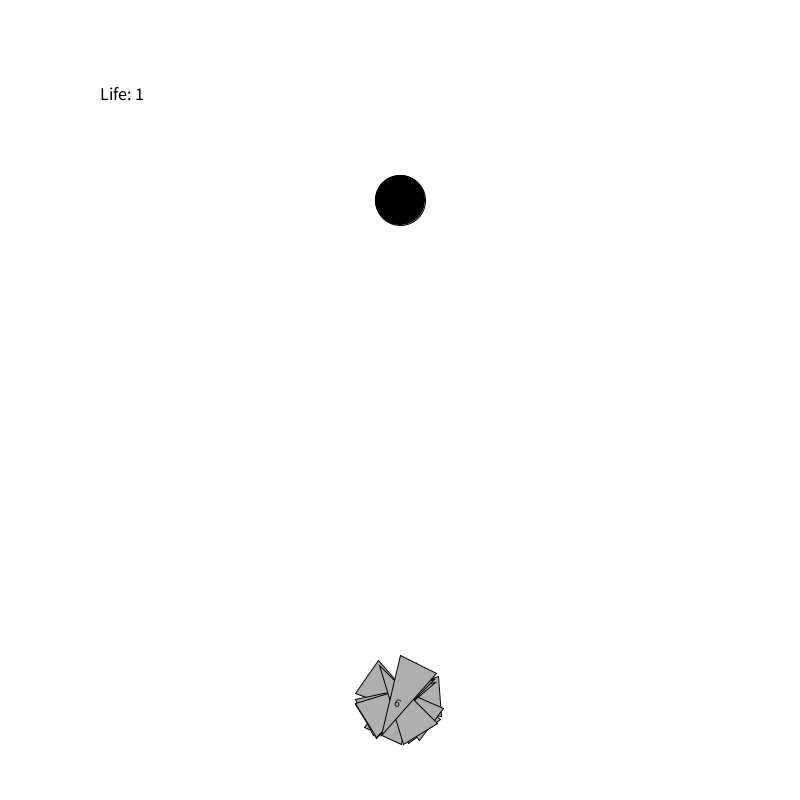
Frame 1 (no input)
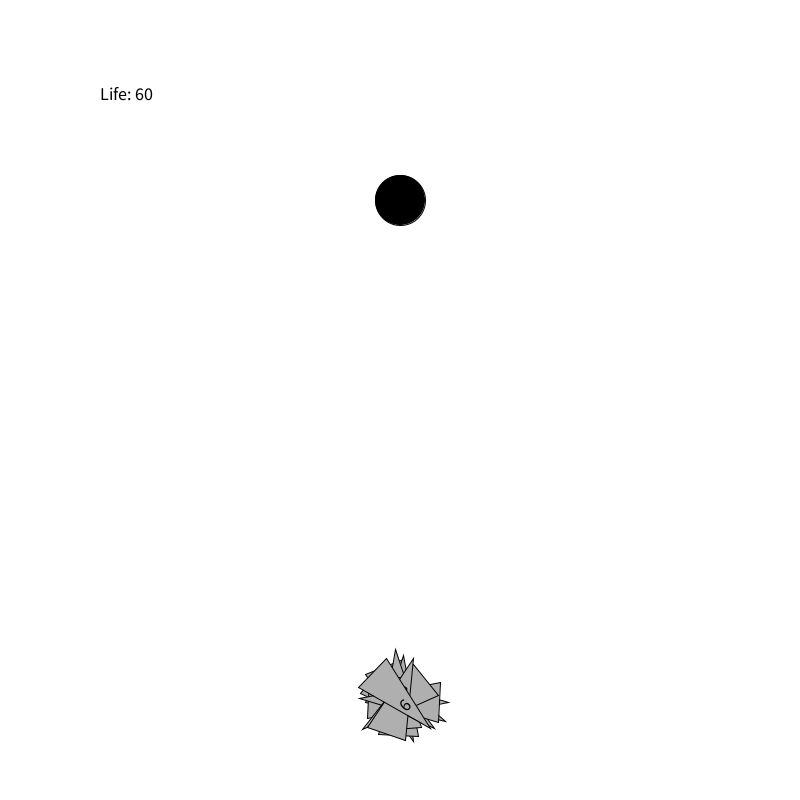
Frame 60 (the mouse pressed at the canvas centre just before this capture)
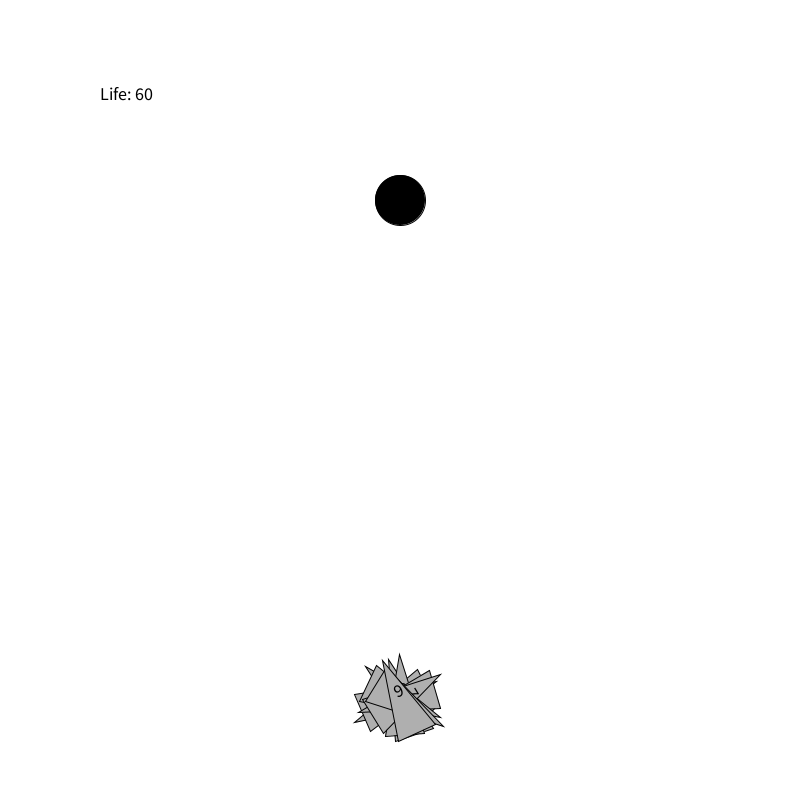
Frame 120 (the mouse held since frame 60 and released just before this capture)

The Processing sketch that drew these frames (run headless with seeded random() and noise(); from frame 60 on, the mouse is pressed at the canvas centre):

// Processing sketch: coets_03
// ── coets_03.pde
// Número d'elements
int numCoets = 10;

// Pobació de coets
Coet[] coets;

// Index del millor coet
int millorCoet;

// Temps transcorregut i de vida
int time = 0;
int lifetime = 800;

// Destí 
PVector target;
boolean hitTarget;

void setup() {
  size(800, 800);
  
  // Creació del Destí
  target = new PVector(width/2, height/4);
  
  // Inicialitza la població
  init(numCoets);
}

void draw() {
  background(255);
  
  // passa el temps
  time++;

  // Mentre no hi ha hit i hi ha vida
  if (!hitTarget && time<lifetime) {
    for (int i=0; i<coets.length; i++) {
      // Mou i visualitza el coet i-èssim
      coets[i].run(target, i);
    }
  } 
  else {
    
    // Avalua els coets
    avaluacio();
    
    fill(0); 
    textSize(18); 
    textAlign(LEFT);
    text("Millor:"+millorCoet, 100, 150);
    
    // Dibuixa el millor coet
    coets[millorCoet].display(millorCoet);
    
    // Atura el bucle
    noLoop();
  }

  fill(0); 
  textSize(18); 
  textAlign(LEFT);
  text("Life: "+ time, 100, 100);

  // Dibuixa destí
  ellipse(target.x, target.y, 50, 50);
}

// Inicialitza
void init(int num) {
  coets = new Coet[num];
  for (int i=0; i<num; i++) {
    coets[i] = new Coet(new PVector(width/2, height-100));
  }

  time = 0;
  hitTarget = false;
}

// Avalua els coets
void avaluacio() {
  for (int i = 0; i < coets.length; i++) {
    coets[i].fitness(target);
  }
  millorCoet = getMillorCoet();
}

// Coet millor (més a prop de Target)
int getMillorCoet() {
  float record = 0;
  int numCoet = -1;
  for (int i = 0; i < coets.length; i++) {
    if (coets[i].getFitness() > record) {
      record = coets[i].getFitness();
      numCoet = i;
    }
  }
  return numCoet;
}

void mousePressed() {
  // Resetea població
  init(numCoets);
  // Abilita bucle
  loop();
}

// ── Coet.pde
class Coet {

  // Vectors física
  PVector pos, vel, acc;
  float maxforce = 0.05;

  // Mida
  float r;

  // Informació Genètica
  PVector[] genes;
  int geneCounter;
  
  // Avaluació
  float fitness;
  boolean hitTarget = false;

  //constructor
  Coet(PVector p) {
    this.acc = new PVector();
    this.vel = new PVector();
    this.pos = p.copy();
    this.r = 20;

    // Material genètic aleatori
    geneCounter = 0;
    genes = new PVector[lifetime];
    for (int i = 0; i < genes.length; i++) {
      float angle = random(TWO_PI);
      genes[i] = new PVector(cos(angle), sin(angle));
      //genes[i] = new PVector(0, -1);
      genes[i].mult(random(0, maxforce));
    }
  }

  void run(PVector target, int n) {
    // Si encara té temps de vida
    checkTarget(target);
    if(geneCounter<lifetime && !hitTarget){
      // Aplica força
      applyForce(genes[geneCounter]);
      geneCounter++;
      // Actualitza posició
      update();
    }
    // Dibuixa
    display(n);
  }

  // Aplica força
  void applyForce(PVector f) {
    acc.add(f);
  }

  // Actulalitza magnituds físiques 
  void update() {
    vel.add(acc);
    pos.add(vel);
    acc.mult(0);
  }
  
  // Comprova si el coet arriba al target
  void checkTarget(PVector target) {
    float d = dist(pos.x, pos.y, target.x, target.y);
    if (d < 25 + r) {
      hitTarget = true;
    } 
  }
  
  // Funció de Fitness Avaluació
  void fitness(PVector target) {
    float d = dist(pos.x, pos.y, target.x, target.y);
    fitness = pow(1/d, 2);
  }
  
  // Getter fitness
  float getFitness() {
    return fitness;
  }

  // Dibuixa
  void display(int n) {
    float theta = vel.heading2D() + PI/2;
    fill(175); stroke(0);
    pushMatrix();
    translate(pos.x, pos.y);
    rotate(theta);
    triangle(0, -r*2, -r, r*2,r, r*2);
    fill(0); textAlign(CENTER);
    text(n, 0, 0);
    popMatrix();
  }
}
